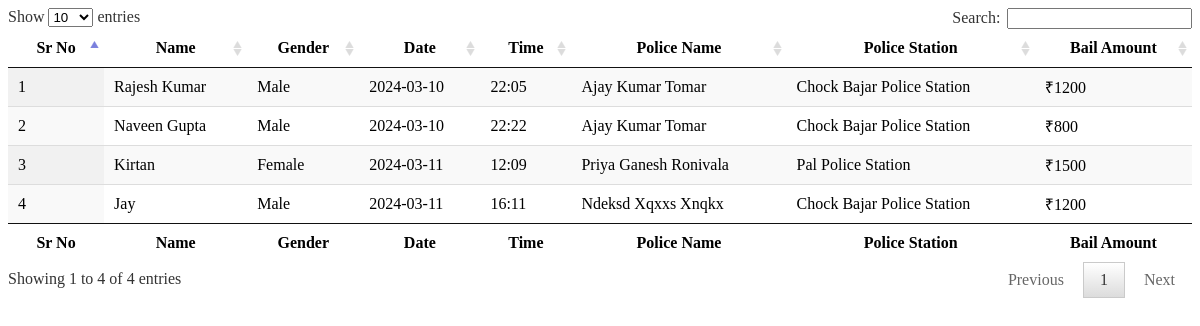
The app's page /admin/php/arrestedTable.php with its own data.
### tables this page shows
CREATE TABLE `arrested_person` (
  `arrested_id` int(11) NOT NULL,
  `arrested_name` varchar(50) NOT NULL,
  `dob` varchar(15) NOT NULL,
  `gender` varchar(10) NOT NULL,
  `arrested_date` varchar(15) NOT NULL,
  `arrested_time` varchar(15) NOT NULL,
  `crime_id` int(11) NOT NULL,
  `location` varchar(80) NOT NULL,
  `bail_amount` varchar(10) NOT NULL,
  `img` varchar(100) NOT NULL,
  `payment_id` varchar(50) NOT NULL DEFAULT 'Pending',
  `police_id` int(11) NOT NULL,
  `station_id` int(11) NOT NULL
);

CREATE TABLE `police` (
  `police_id` int(3) NOT NULL,
  `first_name` varchar(25) NOT NULL,
  `middle_name` varchar(25) NOT NULL,
  `last_name` varchar(25) NOT NULL,
  `dob` varchar(10) NOT NULL,
  `contact` varchar(10) NOT NULL,
  `email` varchar(50) NOT NULL,
  `pass` varchar(100) NOT NULL,
  `city_id` int(3) NOT NULL,
  `rank_id` int(3) NOT NULL,
  `station_id` int(3) NOT NULL
);

CREATE TABLE `police_station` (
  `station_id` int(5) NOT NULL,
  `station_name` varchar(50) NOT NULL,
  `address` varchar(50) NOT NULL,
  `city_id` int(5) NOT NULL,
  `contact` varchar(10) NOT NULL
);

### admin/php/arrestedTable.php (the view, shortened to what this page needs)
<?php include 'database.php'; ?>
    <link rel="stylesheet" href="./DataTables/media/css/jquery.dataTables.min.css">
<table id="myTable" class="display table table-striped table-bordered" >
                <thead>
                    <tr>
                        <th>Sr No</th>
                        <th>Name</th>
                        <th>Gender</th>
                        <th>Date</th>
                        <th>Time</th>
                        <th>Police Name</th>
                        <th>Police Station</th>
                        <th>Bail Amount</th>
                    </tr>
                </thead>
                <tbody>
                    <?php
                        $sql = "SELECT * FROM arrested_person";
                        $result = mysqli_query($conn, $sql);
                        $i=1;
                        while($row = $result->fetch_assoc()){
                        $name = $row['arrested_name'];
                        $gender = $row['gender'];
                        $date = $row['arrested_date'];
                        $time = $row['arrested_time'];
                        $police_id = $row['police_id'];
                        $station_id = $row['station_id'];
                        $bail_amount = $row['bail_amount'];
                        ?>
                            <tr>
                                <td><?php echo $i++;?></td>
                                <td><?php echo ucwords(strtolower(($name)));?></td>
                                <td><?php echo $gender;?></td>
                                <td><?php echo $date;?></td>
                                <td><?php echo $time;?></td>
                                <td>
                                   <?php
                                        $sql_police = "SELECT * FROM police WHERE police_id=$police_id";
                                        $result_police = mysqli_query($conn, $sql_police);
                                        $row_police = $result_police->fetch_assoc();
                                        echo ucwords(strtolower(($row_police['first_name'])))." ".ucwords(strtolower(($row_police['middle_name'])))." ".ucwords(strtolower(($row_police['last_name'])));
                                   ?>
                                </td>
                                <td>
                                    <?php
                                        $sql_station = "SELECT * FROM police_station WHERE station_id=$station_id";
                                        $result_station = mysqli_query($conn, $sql_station);
                                        $row_station = $result_station->fetch_assoc();
                                        echo ucwords(strtolower(($row_station['station_name'])));
                                   ?>
                                </td>
                                <td>₹<?php echo $bail_amount;?></td>
                            </tr>
                        <?php
                        }
                    ?>
                </tbody>
                <tfoot>
                    <tr>
                        <th>Sr No</th>
                        <th>Name</th>
                        <th>Gender</th>
                        <th>Date</th>
                        <th>Time</th>
                        <th>Police Name</th>
                        <th>Police Station</th>
                        <th>Bail Amount</th>
                    </tr>
                </tfoot>
            </table>

### records on screen
arrested_person: arrested_name "Rajesh Kumar", gender "Male", arrested_date "2024-03-10", arrested_time "22:05", police.first_name "Ajay", police.middle_name "Kumar", police.last_name "Tomar", station.station_name "Chock Bajar Police Station", bail_amount "1200"
arrested_person: arrested_name "Naveen Gupta", gender "Male", arrested_date "2024-03-10", arrested_time "22:22", police.first_name "Ajay", police.middle_name "Kumar", police.last_name "Tomar", station.station_name "Chock Bajar Police Station", bail_amount "800"
arrested_person: arrested_name "Kirtan", gender "Female", arrested_date "2024-03-11", arrested_time "12:09", police.first_name "Priya", police.middle_name "Ganesh", police.last_name "Ronivala", station.station_name "Pal Police Station", bail_amount "1500"
arrested_person: arrested_name "Jay", gender "Male", arrested_date "2024-03-11", arrested_time "16:11", police.first_name "Ndeksd", police.middle_name "Xqxxs", police.last_name "Xnqkx", station.station_name "Chock Bajar Police Station", bail_amount "1200"
